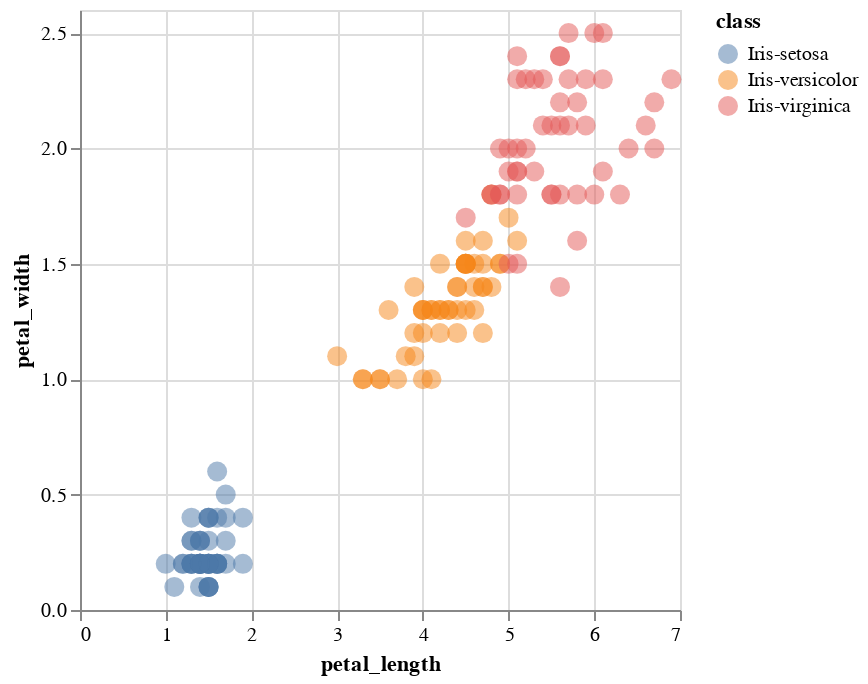

Here is the notebook cell this chart was saved with:
### Code cell
petal_info = alt.Chart(df).mark_circle(size=100, opacity=0.5).encode(
    x='petal_length:Q',
    y='petal_width:Q',
    color=alt.condition(brush, 'class', alt.ColorValue('gray')),
    tooltip=['petal_length','petal_width','class'],
).add_params(
    brush
)

petal_info

### Figure 1 — Vega-Lite specification as saved in the notebook (floating-point values rounded to 4 significant figures; data arrays with more than 128 entries replaced by an {"elided": "..."} marker saying what was removed)
{"config": {"view": {"continuousWidth": 300, "continuousHeight": 300}}, "data": {"name": "data-5953facd5c5209d6b855877b1045e0b0"}, "mark": {"type": "circle", "opacity": 0.5, "size": 100}, "encoding": {"color": {"condition": {"field": "class", "type": "nominal", "param": "param_9"}, "value": "gray"}, "tooltip": [{"field": "petal_length", "type": "quantitative"}, {"field": "petal_width", "type": "quantitative"}, {"field": "class", "type": "nominal"}], "x": {"field": "petal_length", "type": "quantitative"}, "y": {"field": "petal_width", "type": "quantitative"}}, "params": [{"name": "param_9", "select": {"type": "interval", "resolve": "global"}}], "$schema": "https://vega.github.io/schema/vega-lite/v5.2.0.json", "datasets": {"data-5953facd5c5209d6b855877b1045e0b0": {"elided": "150 records"}}}
